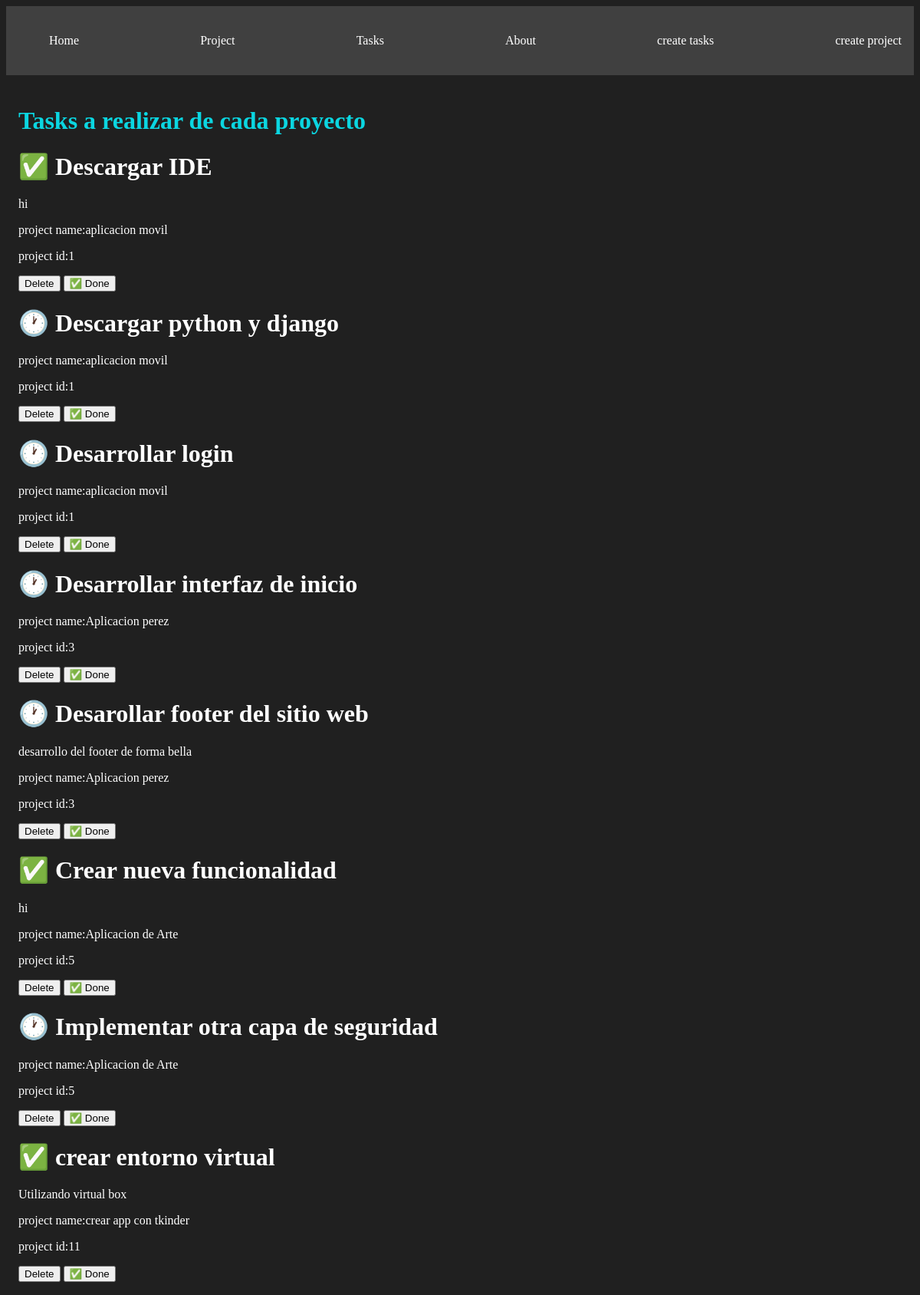
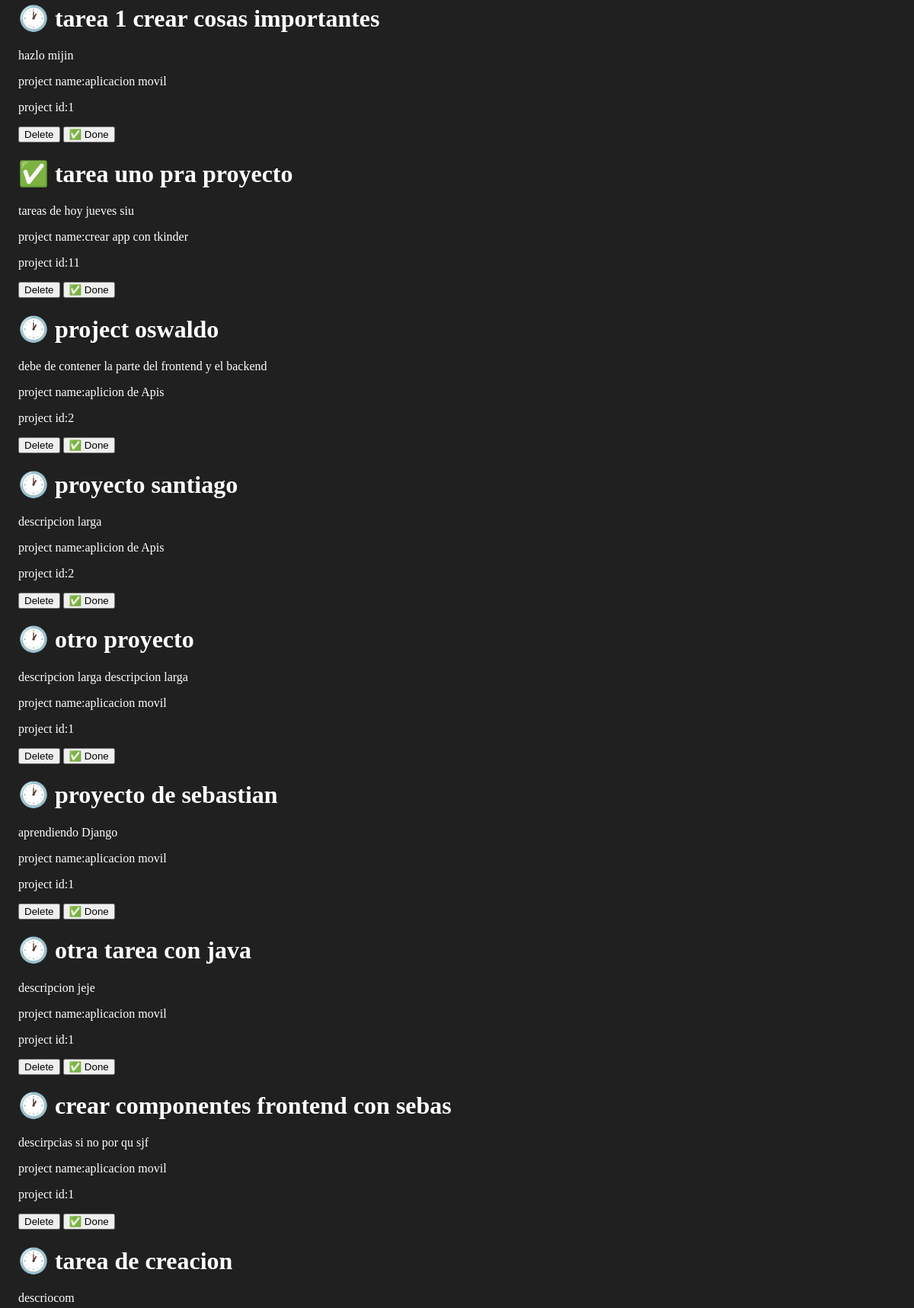
/tasks/ (upper part), run on the app's committed database (2 pictures, top to bottom).
### myapp/models.py (models this page shows, shortened)
class Task(models.Model):
  title = models.CharField(max_length=200)
  description = models.TextField()
  project = models.ForeignKey(project, on_delete=models.CASCADE)
  done = models.BooleanField(default=False)

class project(models.Model):
  name = models.CharField(max_length=200)

### myapp/views.py (the view)
# urls.py: path('tasks/', views.tasks, name="tasks"),
def tasks(request):
  tasks = Task.objects.all()
  return render(request, 'tasks/tasks.html',{
    'tasks': tasks
  })

### myapp/templates/tasks/tasks.html
{% extends "base.html" %}
{% block content %}
<h1 style="color: #0bd6e1;">Tasks a realizar de cada proyecto</h1>
{% for task in tasks %}
<div>
  <h1>{% if task.done == False %} 🕐 {% else %} ✅ {% endif %} {{task.title}} </h1>
  <p>{{task.description}}</p>
  <p>project name:{{task.project.name}}</p>
  <p>project id:{{task.project.id}}</p>
  <button>
    Delete
  </button>
  <button>
    ✅ Done
  </button>
</div>
{% endfor %}
{% endblock %}

### myapp/static/styles/main.css (style rules this page uses)
body { background: #202020; color: #fff; }

### data on the page
Task: title "Descargar IDE", description "hi", project.name "aplicacion movil", project.id "1"
Task: title "Descargar python y django", project.name "aplicacion movil", project.id "1"
Task: title "Desarrollar login", project.name "aplicacion movil", project.id "1"
Task: title "Desarrollar interfaz de inicio", project.name "Aplicacion perez", project.id "3"
Task: title "Desarollar footer del sitio web", description "desarrollo del footer de forma bella", project.name "Aplicacion perez", project.id "3"
Task: title "Crear nueva funcionalidad", description "hi", project.name "Aplicacion de Arte", project.id "5"
Task: title "Implementar otra capa de seguridad", project.name "Aplicacion de Arte", project.id "5"
Task: title "crear entorno virtual", description "Utilizando virtual box", project.name "crear app con tkinder", project.id "11"
Task: title "tarea 1 crear cosas importantes", description "hazlo mijin", project.name "aplicacion movil", project.id "1"
Task: title "tarea uno pra proyecto", description "tareas de hoy jueves siu", project.name "crear app con tkinder", project.id "11"
Task: title "project oswaldo", description "debe de contener la parte del frontend y el backend", project.name "aplicion de Apis", project.id "2"
Task: title "proyecto santiago", description "descripcion larga", project.name "aplicion de Apis", project.id "2"
Task: title "otro proyecto", description "descripcion larga descripcion larga", project.name "aplicacion movil", project.id "1"
Task: title "proyecto de sebastian", description "aprendiendo Django", project.name "aplicacion movil", project.id "1"
Task: title "otra tarea con java", description "descripcion jeje", project.name "aplicacion movil", project.id "1"
Task: title "crear componentes frontend con sebas", description "descirpcias si no por qu sjf", project.name "aplicacion movil", project.id "1"
Task: title "tarea de creacion", description "descriocom"
